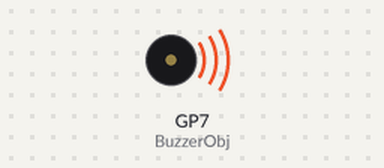
Bench run of a program on a simulated Raspberry Pi Pico running MicroPython. Shown: buzzer (waves = sounding). At 18.6 s the program stops and its outputs stay as they are.

Above: at 1.7 s.
At 18.6 s:
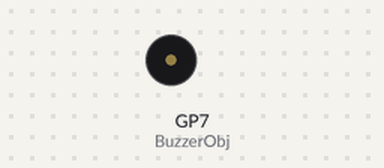
Timing chart, 0 to 20.1 s (numbered marks = the images above):
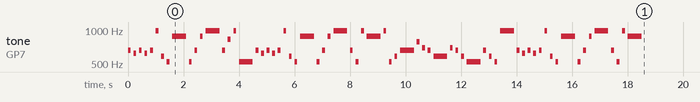

The program:

BeepSong.py
```python
from machine import Pin, PWM
from time import sleep

buzzerPIN=7
BuzzerObj = PWM(Pin(buzzerPIN))

do5=523
dod5=554
re5=587
red5=622
mi5=659
fa5=698
fad5=739
sol5=784
sold5=830
la5=880
lad5=932
si5=987
songlist=[[mi5,0.1,0.1],[red5,0.1,0.1],[mi5,0.1,0.1],
      [red5,0.1,0.1],[mi5,0.1,0.1],[si5,0.1,0.1],
      [re5,0.1,0.1],[do5,0.1,0.1],[la5,0.5,0.1],
      [do5,0.1,0.1],[mi5,0.1,0.1],[la5,0.1,0.1],
      [si5,0.5,0.1],[mi5,0.1,0.1],[sold5,0.1,0.1],
      [si5,0.1,0.1],[do5,0.5,0.1],[mi5,0.1,0.1],
      [red5,0.1,0.1],[mi5,0.1,0.1],[red5,0.1,0.1],
      [mi5,0.1,0.1],[si5,0.1,0.1],[re5,0.1,0.1],
      [do5,0.1,0.1],[la5,0.5,0.1],[do5,0.1,0.1],
      [mi5,0.1,0.1],[la5,0.1,0.1],[si5,0.5,0.1],
      [mi5,0.1,0.1],[do5,0.1,0.1],[si5,0.1,0.1],
      [la5,0.5,0.1],[si5,0.1,0.1],[do5,0.1,0.1],
      [re5,0.1,0.1],[mi5,0.5,0.1],[sol5,0.1,0.1],
      [fa5,0.1,0.1],[mi5,0.1,0.1],[re5,0.5,0.1],
      [fa5,0.1,0.1],[mi5,0.1,0.1],[re5,0.1,0.1],
      [do5,0.5,0.1],[mi5,0.1,0.1],[re5,0.1,0.1],
      [do5,0.1,0.1],[si5,0.5,0.1],[mi5,0.1,0.1],
      [red5,0.1,0.1],[mi5,0.1,0.1],[red5,0.1,0.1],
      [mi5,0.1,0.1],[si5,0.1,0.1],[re5,0.1,0.1],
      [do5,0.1,0.1],[la5,0.5,0.1],[do5,0.1,0.1],
      [mi5,0.1,0.1],[la5,0.1,0.1],[si5,0.5,0.1],
      [mi5,0.1,0.1],[do5,0.1,0.1],[si5,0.1,0.1],
      [la5,0.5,0.1]]


def buzzer(buzzerPinObject,frequency,sound_duration,silence_duration):

    # Set duty cycle to a positive value to emit sound from buzzer
    buzzerPinObject.duty_u16(int(65536*0.1))
    # Set frequency
    buzzerPinObject.freq(frequency)
    # wait for sound duration
    sleep(sound_duration)
    # Set duty cycle to zero to stop sound
    buzzerPinObject.duty_u16(int(65536*0))
    # Wait for sound interrumption, if needed
    sleep(silence_duration)

def playsong(beep,song):
    for x in song:
        buzzer(beep,x[0],x[1],x[2])
    beep.deinit()
    #Deactivates the buzzer
#set translation table from note to frequency

playsong(BuzzerObj,songlist)
```

Measured:
- by itself, tone on GP7 (BuzzerObj): plays 659 Hz for 0.10 s, 622 Hz for 0.10 s, 659 Hz for 0.10 s, 622 Hz for 0.10 s, 659 Hz for 0.10 s, 987 Hz for 0.10 s … (67 notes in this stretch)
